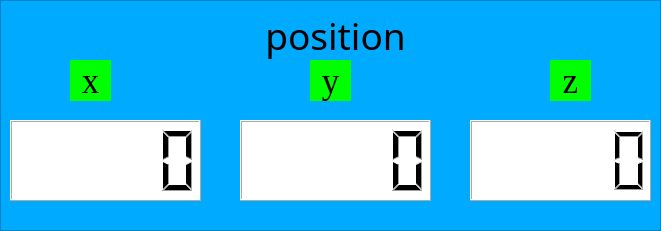
            <widget class="QFrame" name="frame_3">
             <property name="geometry">
              <rect>
               <x>0</x>
               <y>360</y>
               <width>661</width>
               <height>231</height>
              </rect>
             </property>
             <property name="palette">
              <palette>
               <active>
                <colorrole role="WindowText">
                 <brush brushstyle="SolidPattern">
                  <color alpha="255">
                   <red>255</red>
                   <green>255</green>
                   <blue>255</blue>
                  </color>
                 </brush>
                </colorrole>
                <colorrole role="Button">
                 <brush brushstyle="SolidPattern">
                  <color alpha="255">
                   <red>0</red>
                   <green>170</green>
                   <blue>255</blue>
                  </color>
                 </brush>
                </colorrole>
                <colorrole role="Light">
                 <brush brushstyle="SolidPattern">
                  <color alpha="255">
                   <red>0</red>
                   <green>0</green>
                   <blue>170</blue>
                  </color>
                 </brush>
                </colorrole>
                <colorrole role="Midlight">
                 <brush brushstyle="SolidPattern">
                  <color alpha="255">
                   <red>0</red>
                   <green>0</green>
                   <blue>141</blue>
                  </color>
                 </brush>
                </colorrole>
                <colorrole role="Dark">
                 <brush brushstyle="SolidPattern">
                  <color alpha="255">
                   <red>0</red>
                   <green>0</green>
                   <blue>56</blue>
                  </color>
                 </brush>
                </colorrole>
                <colorrole role="Mid">
                 <brush brushstyle="SolidPattern">
                  <color alpha="255">
                   <red>0</red>
                   <green>0</green>
                   <blue>75</blue>
                  </color>
                 </brush>
                </colorrole>
                <colorrole role="Text">
                 <brush brushstyle="SolidPattern">
                  <color alpha="255">
                   <red>255</red>
                   <green>255</green>
                   <blue>255</blue>
                  </color>
                 </brush>
                </colorrole>
                <colorrole role="BrightText">
                 <brush brushstyle="SolidPattern">
                  <color alpha="255">
                   <red>255</red>
                   <green>255</green>
                   <blue>255</blue>
                  </color>
                 </brush>
                </colorrole>
                <colorrole role="ButtonText">
                 <brush brushstyle="SolidPattern">
                  <color alpha="255">
                   <red>255</red>
                   <green>255</green>
                   <blue>255</blue>
                  </color>
                 </brush>
                </colorrole>
                <colorrole role="Base">
                 <brush brushstyle="SolidPattern">
                  <color alpha="255">
                   <red>0</red>
                   <green>170</green>
                   <blue>255</blue>
                  </color>
                 </brush>
                </colorrole>
                <colorrole role="Window">
                 <brush brushstyle="SolidPattern">
                  <color alpha="255">
                   <red>0</red>
                   <green>170</green>
                   <blue>255</blue>
                  </color>
                 </brush>
                </colorrole>
                <colorrole role="Shadow">
                 <brush brushstyle="SolidPattern">
                  <color alpha="255">
                   <red>0</red>
                   <green>0</green>
                   <blue>0</blue>
                  </color>
                 </brush>
                </colorrole>
                <colorrole role="AlternateBase">
                 <brush brushstyle="SolidPattern">
                  <color alpha="255">
                   <red>0</red>
                   <green>0</green>
                   <blue>56</blue>
                  </color>
                 </brush>
                </colorrole>
                <colorrole role="ToolTipBase">
                 <brush brushstyle="SolidPattern">
                  <color alpha="255">
                   <red>255</red>
                   <green>255</green>
                   <blue>220</blue>
                  </color>
                 </brush>
                </colorrole>
                <colorrole role="ToolTipText">
                 <brush brushstyle="SolidPattern">
                  <color alpha="255">
                   <red>0</red>
                   <green>0</green>
                   <blue>0</blue>
                  </color>
                 </brush>
                </colorrole>
               </active>
               <inactive>
                <colorrole role="WindowText">
                 <brush brushstyle="SolidPattern">
                  <color alpha="255">
                   <red>255</red>
                   <green>255</green>
                   <blue>255</blue>
                  </color>
                 </brush>
                </colorrole>
                <colorrole role="Button">
                 <brush brushstyle="SolidPattern">
                  <color alpha="255">
                   <red>0</red>
                   <green>170</green>
                   <blue>255</blue>
                  </color>
                 </brush>
                </colorrole>
                <colorrole role="Light">
                 <brush brushstyle="SolidPattern">
                  <color alpha="255">
                   <red>0</red>
                   <green>0</green>
                   <blue>170</blue>
                  </color>
                 </brush>
                </colorrole>
                <colorrole role="Midlight">
                 <brush brushstyle="SolidPattern">
                  <color alpha="255">
                   <red>0</red>
                   <green>0</green>
                   <blue>141</blue>
                  </color>
                 </brush>
                </colorrole>
                <colorrole role="Dark">
                 <brush brushstyle="SolidPattern">
                  <color alpha="255">
                   <red>0</red>
                   <green>0</green>
                   <blue>56</blue>
                  </color>
                 </brush>
                </colorrole>
                <colorrole role="Mid">
                 <brush brushstyle="SolidPattern">
                  <color alpha="255">
                   <red>0</red>
                   <green>0</green>
                   <blue>75</blue>
                  </color>
                 </brush>
                </colorrole>
                <colorrole role="Text">
                 <brush brushstyle="SolidPattern">
                  <color alpha="255">
                   <red>255</red>
                   <green>255</green>
                   <blue>255</blue>
                  </color>
                 </brush>
                </colorrole>
                <colorrole role="BrightText">
                 <brush brushstyle="SolidPattern">
                  <color alpha="255">
                   <red>255</red>
                   <green>255</green>
                   <blue>255</blue>
                  </color>
                 </brush>
                </colorrole>
                <colorrole role="ButtonText">
                 <brush brushstyle="SolidPattern">
                  <color alpha="255">
                   <red>255</red>
                   <green>255</green>
                   <blue>255</blue>
                  </color>
                 </brush>
                </colorrole>
                <colorrole role="Base">
                 <brush brushstyle="SolidPattern">
                  <color alpha="255">
                   <red>0</red>
                   <green>170</green>
                   <blue>255</blue>
                  </color>
                 </brush>
                </colorrole>
                <colorrole role="Window">
                 <brush brushstyle="SolidPattern">
                  <color alpha="255">
                   <red>0</red>
                   <green>170</green>
                   <blue>255</blue>
                  </color>
                 </brush>
                </colorrole>
                <colorrole role="Shadow">
                 <brush brushstyle="SolidPattern">
                  <color alpha="255">
                   <red>0</red>
                   <green>0</green>
                   <blue>0</blue>
                  </color>
                 </brush>
                </colorrole>
                <colorrole role="AlternateBase">
                 <brush brushstyle="SolidPattern">
                  <color alpha="255">
                   <red>0</red>
                   <green>0</green>
                   <blue>56</blue>
                  </color>
                 </brush>
                </colorrole>
                <colorrole role="ToolTipBase">
                 <brush brushstyle="SolidPattern">
                  <color alpha="255">
                   <red>255</red>
                   <green>255</green>
                   <blue>220</blue>
                  </color>
                 </brush>
                </colorrole>
                <colorrole role="ToolTipText">
                 <brush brushstyle="SolidPattern">
                  <color alpha="255">
                   <red>0</red>
                   <green>0</green>
                   <blue>0</blue>
                  </color>
                 </brush>
                </colorrole>
               </inactive>
               <disabled>
                <colorrole role="WindowText">
                 <brush brushstyle="SolidPattern">
                  <color alpha="255">
                   <red>0</red>
                   <green>0</green>
                   <blue>56</blue>
                  </color>
                 </brush>
                </colorrole>
                <colorrole role="Button">
                 <brush brushstyle="SolidPattern">
                  <color alpha="255">
                   <red>0</red>
                   <green>170</green>
                   <blue>255</blue>
                  </color>
                 </brush>
                </colorrole>
                <colorrole role="Light">
                 <brush brushstyle="SolidPattern">
                  <color alpha="255">
                   <red>0</red>
                   <green>0</green>
                   <blue>170</blue>
                  </color>
                 </brush>
                </colorrole>
                <colorrole role="Midlight">
                 <brush brushstyle="SolidPattern">
                  <color alpha="255">
                   <red>0</red>
                   <green>0</green>
                   <blue>141</blue>
                  </color>
                 </brush>
                </colorrole>
                <colorrole role="Dark">
                 <brush brushstyle="SolidPattern">
                  <color alpha="255">
                   <red>0</red>
                   <green>0</green>
                   <blue>56</blue>
                  </color>
                 </brush>
                </colorrole>
                <colorrole role="Mid">
                 <brush brushstyle="SolidPattern">
                  <color alpha="255">
                   <red>0</red>
                   <green>0</green>
                   <blue>75</blue>
                  </color>
                 </brush>
                </colorrole>
                <colorrole role="Text">
                 <brush brushstyle="SolidPattern">
                  <color alpha="255">
                   <red>0</red>
                   <green>0</green>
                   <blue>56</blue>
                  </color>
                 </brush>
                </colorrole>
                <colorrole role="BrightText">
                 <brush brushstyle="SolidPattern">
                  <color alpha="255">
                   <red>255</red>
                   <green>255</green>
                   <blue>255</blue>
                  </color>
                 </brush>
                </colorrole>
                <colorrole role="ButtonText">
                 <brush brushstyle="SolidPattern">
                  <color alpha="255">
                   <red>0</red>
                   <green>0</green>
                   <blue>56</blue>
                  </color>
                 </brush>
                </colorrole>
                <colorrole role="Base">
                 <brush brushstyle="SolidPattern">
                  <color alpha="255">
                   <red>0</red>
                   <green>170</green>
                   <blue>255</blue>
                  </color>
                 </brush>
                </colorrole>
                <colorrole role="Window">
                 <brush brushstyle="SolidPattern">
                  <color alpha="255">
                   <red>0</red>
                   <green>170</green>
                   <blue>255</blue>
                  </color>
                 </brush>
                </colorrole>
                <colorrole role="Shadow">
                 <brush brushstyle="SolidPattern">
                  <color alpha="255">
                   <red>0</red>
                   <green>0</green>
                   <blue>0</blue>
                  </color>
                 </brush>
                </colorrole>
                <colorrole role="AlternateBase">
                 <brush brushstyle="SolidPattern">
                  <color alpha="255">
                   <red>0</red>
                   <green>0</green>
                   <blue>113</blue>
                  </color>
                 </brush>
                </colorrole>
                <colorrole role="ToolTipBase">
                 <brush brushstyle="SolidPattern">
                  <color alpha="255">
                   <red>255</red>
                   <green>255</green>
                   <blue>220</blue>
                  </color>
                 </brush>
                </colorrole>
                <colorrole role="ToolTipText">
                 <brush brushstyle="SolidPattern">
                  <color alpha="255">
                   <red>0</red>
                   <green>0</green>
                   <blue>0</blue>
                  </color>
                 </brush>
                </colorrole>
               </disabled>
              </palette>
             </property>
             <property name="styleSheet">
              <string notr="true">background-color: rgb(0, 170, 255);</string>
             </property>
             <property name="frameShape">
              <enum>QFrame::StyledPanel</enum>
             </property>
             <property name="frameShadow">
              <enum>QFrame::Raised</enum>
             </property>
             <widget class="QLCDNumber" name="lcdNumber_X">
              <property name="geometry">
               <rect>
                <x>10</x>
                <y>120</y>
                <width>191</width>
                <height>81</height>
               </rect>
              </property>
              <property name="styleSheet">
               <string notr="true">background-color: rgb(255, 255, 255);</string>
              </property>
             </widget>
             <widget class="QLCDNumber" name="lcdNumber_Y">
              <property name="geometry">
               <rect>
                <x>240</x>
                <y>120</y>
                <width>191</width>
                <height>81</height>
               </rect>
              </property>
              <property name="styleSheet">
               <string notr="true">background-color: rgb(255, 255, 255);</string>
              </property>
             </widget>
             <widget class="QLCDNumber" name="lcdNumber_Z">
              <property name="geometry">
               <rect>
                <x>470</x>
                <y>120</y>
                <width>181</width>
                <height>81</height>
               </rect>
              </property>
              <property name="styleSheet">
               <string notr="true">background-color: rgb(255, 255, 255);</string>
              </property>
             </widget>
             <widget class="QLabel" name="label">
              <property name="geometry">
               <rect>
                <x>220</x>
                <y>10</y>
                <width>231</width>
                <height>51</height>
               </rect>
              </property>
              <property name="font">
               <font>
                <family>NPIAkram</family>
                <pointsize>28</pointsize>
                <weight>50</weight>
                <bold>false</bold>
               </font>
              </property>
              <property name="mouseTracking">
               <bool>true</bool>
              </property>
              <property name="focusPolicy">
               <enum>Qt::NoFocus</enum>
              </property>
              <property name="contextMenuPolicy">
               <enum>Qt::DefaultContextMenu</enum>
              </property>
              <property name="acceptDrops">
               <bool>false</bool>
              </property>
              <property name="layoutDirection">
               <enum>Qt::LeftToRight</enum>
              </property>
              <property name="autoFillBackground">
               <bool>false</bool>
              </property>
              <property name="inputMethodHints">
               <set>Qt::ImhNone</set>
              </property>
              <property name="text">
               <string>position</string>
              </property>
              <property name="textFormat">
               <enum>Qt::AutoText</enum>
              </property>
              <property name="scaledContents">
               <bool>false</bool>
              </property>
              <property name="alignment">
               <set>Qt::AlignCenter</set>
              </property>
              <property name="wordWrap">
               <bool>false</bool>
              </property>
              <property name="openExternalLinks">
               <bool>false</bool>
              </property>
             </widget>
             <widget class="QLabel" name="label_15">
              <property name="geometry">
               <rect>
                <x>70</x>
                <y>60</y>
                <width>41</width>
                <height>41</height>
               </rect>
              </property>
              <property name="font">
               <font>
                <family>Times New Roman</family>
                <pointsize>26</pointsize>
               </font>
              </property>
              <property name="layoutDirection">
               <enum>Qt::LeftToRight</enum>
              </property>
              <property name="styleSheet">
               <string notr="true">background-color: rgb(0, 255, 0);</string>
              </property>
              <property name="text">
               <string>x</string>
              </property>
              <property name="alignment">
               <set>Qt::AlignCenter</set>
              </property>
             </widget>
             <widget class="QLabel" name="label_16">
              <property name="geometry">
               <rect>
                <x>310</x>
                <y>60</y>
                <width>41</width>
                <height>41</height>
               </rect>
              </property>
              <property name="font">
               <font>
                <family>Times New Roman</family>
                <pointsize>26</pointsize>
               </font>
              </property>
              <property name="layoutDirection">
               <enum>Qt::LeftToRight</enum>
              </property>
              <property name="styleSheet">
               <string notr="true">background-color: rgb(0, 255, 0);</string>
              </property>
              <property name="text">
               <string>y</string>
              </property>
              <property name="alignment">
               <set>Qt::AlignBottom|Qt::AlignHCenter</set>
              </property>
             </widget>
             <widget class="QLabel" name="label_17">
              <property name="geometry">
               <rect>
                <x>550</x>
                <y>60</y>
                <width>41</width>
                <height>41</height>
               </rect>
              </property>
              <property name="font">
               <font>
                <family>Times New Roman</family>
                <pointsize>26</pointsize>
               </font>
              </property>
              <property name="layoutDirection">
               <enum>Qt::LeftToRight</enum>
              </property>
              <property name="styleSheet">
               <string notr="true">background-color: rgb(0, 255, 0);</string>
              </property>
              <property name="text">
               <string>z</string>
              </property>
              <property name="alignment">
               <set>Qt::AlignCenter</set>
              </property>
             </widget>
            </widget>
